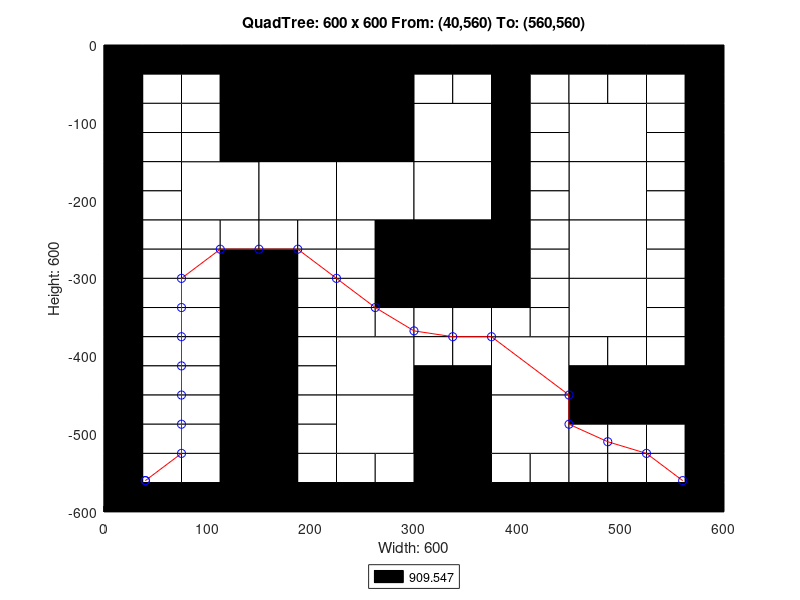

MATLAB code to generate this figure:
axis([0 600 -600 0]);
title('QuadTree: 600 x 600 From: (40,560) To: (560,560)');
xlabel('Width: 600');
ylabel('Height: 600');
rectangle('Position',[150 -150 150 150], 'FaceColor',[0 0 0]);
rectangle('Position',[75 -225 75 75], 'FaceColor',[1 1 1]);
rectangle('Position',[150 -225 75 75], 'FaceColor',[1 1 1]);
rectangle('Position',[225 -225 75 75], 'FaceColor',[1 1 1]);
rectangle('Position',[300 -150 75 75], 'FaceColor',[1 1 1]);
rectangle('Position',[450 -150 75 75], 'FaceColor',[1 1 1]);
rectangle('Position',[300 -225 75 75], 'FaceColor',[1 1 1]);
rectangle('Position',[300 -300 75 75], 'FaceColor',[0 0 0]);
rectangle('Position',[450 -225 75 75], 'FaceColor',[1 1 1]);
rectangle('Position',[450 -300 75 75], 'FaceColor',[1 1 1]);
rectangle('Position',[225 -450 75 75], 'FaceColor',[1 1 1]);
rectangle('Position',[225 -525 75 75], 'FaceColor',[1 1 1]);
rectangle('Position',[375 -450 75 75], 'FaceColor',[1 1 1]);
rectangle('Position',[450 -375 75 75], 'FaceColor',[1 1 1]);
rectangle('Position',[300 -525 75 75], 'FaceColor',[0 0 0]);
rectangle('Position',[375 -525 75 75], 'FaceColor',[1 1 1]);
rectangle('Position',[300 -600 75 75], 'FaceColor',[0 0 0]);
rectangle('Position',[0 -37.5 37.5 37.5], 'FaceColor',[0 0 0]);
rectangle('Position',[37.5 -37.5 37.5 37.5], 'FaceColor',[0 0 0]);
rectangle('Position',[0 -75 37.5 37.5], 'FaceColor',[0 0 0]);
rectangle('Position',[37.5 -75 37.5 37.5], 'FaceColor',[1 1 1]);
rectangle('Position',[75 -37.5 37.5 37.5], 'FaceColor',[0 0 0]);
rectangle('Position',[112.5 -37.5 37.5 37.5], 'FaceColor',[0 0 0]);
rectangle('Position',[75 -75 37.5 37.5], 'FaceColor',[1 1 1]);
rectangle('Position',[112.5 -75 37.5 37.5], 'FaceColor',[0 0 0]);
rectangle('Position',[0 -112.5 37.5 37.5], 'FaceColor',[0 0 0]);
rectangle('Position',[37.5 -112.5 37.5 37.5], 'FaceColor',[1 1 1]);
rectangle('Position',[0 -150 37.5 37.5], 'FaceColor',[0 0 0]);
rectangle('Position',[37.5 -150 37.5 37.5], 'FaceColor',[1 1 1]);
rectangle('Position',[75 -112.5 37.5 37.5], 'FaceColor',[1 1 1]);
rectangle('Position',[112.5 -112.5 37.5 37.5], 'FaceColor',[0 0 0]);
rectangle('Position',[75 -150 37.5 37.5], 'FaceColor',[1 1 1]);
rectangle('Position',[112.5 -150 37.5 37.5], 'FaceColor',[0 0 0]);
rectangle('Position',[0 -187.5 37.5 37.5], 'FaceColor',[0 0 0]);
rectangle('Position',[37.5 -187.5 37.5 37.5], 'FaceColor',[1 1 1]);
rectangle('Position',[0 -225 37.5 37.5], 'FaceColor',[0 0 0]);
rectangle('Position',[37.5 -225 37.5 37.5], 'FaceColor',[1 1 1]);
rectangle('Position',[0 -262.5 37.5 37.5], 'FaceColor',[0 0 0]);
rectangle('Position',[37.5 -262.5 37.5 37.5], 'FaceColor',[1 1 1]);
rectangle('Position',[0 -300 37.5 37.5], 'FaceColor',[0 0 0]);
rectangle('Position',[37.5 -300 37.5 37.5], 'FaceColor',[1 1 1]);
rectangle('Position',[75 -262.5 37.5 37.5], 'FaceColor',[1 1 1]);
rectangle('Position',[112.5 -262.5 37.5 37.5], 'FaceColor',[1 1 1]);
rectangle('Position',[75 -300 37.5 37.5], 'FaceColor',[1 1 1]);
rectangle('Position',[112.5 -300 37.5 37.5], 'FaceColor',[0 0 0]);
rectangle('Position',[150 -262.5 37.5 37.5], 'FaceColor',[1 1 1]);
rectangle('Position',[187.5 -262.5 37.5 37.5], 'FaceColor',[1 1 1]);
rectangle('Position',[150 -300 37.5 37.5], 'FaceColor',[0 0 0]);
rectangle('Position',[187.5 -300 37.5 37.5], 'FaceColor',[1 1 1]);
rectangle('Position',[225 -262.5 37.5 37.5], 'FaceColor',[1 1 1]);
rectangle('Position',[262.5 -262.5 37.5 37.5], 'FaceColor',[0 0 0]);
rectangle('Position',[225 -300 37.5 37.5], 'FaceColor',[1 1 1]);
rectangle('Position',[262.5 -300 37.5 37.5], 'FaceColor',[0 0 0]);
rectangle('Position',[300 -37.5 37.5 37.5], 'FaceColor',[0 0 0]);
rectangle('Position',[337.5 -37.5 37.5 37.5], 'FaceColor',[0 0 0]);
rectangle('Position',[300 -75 37.5 37.5], 'FaceColor',[1 1 1]);
rectangle('Position',[337.5 -75 37.5 37.5], 'FaceColor',[1 1 1]);
rectangle('Position',[375 -37.5 37.5 37.5], 'FaceColor',[0 0 0]);
rectangle('Position',[412.5 -37.5 37.5 37.5], 'FaceColor',[0 0 0]);
rectangle('Position',[375 -75 37.5 37.5], 'FaceColor',[0 0 0]);
rectangle('Position',[412.5 -75 37.5 37.5], 'FaceColor',[1 1 1]);
rectangle('Position',[375 -112.5 37.5 37.5], 'FaceColor',[0 0 0]);
rectangle('Position',[412.5 -112.5 37.5 37.5], 'FaceColor',[1 1 1]);
rectangle('Position',[375 -150 37.5 37.5], 'FaceColor',[0 0 0]);
rectangle('Position',[412.5 -150 37.5 37.5], 'FaceColor',[1 1 1]);
rectangle('Position',[450 -37.5 37.5 37.5], 'FaceColor',[0 0 0]);
rectangle('Position',[487.5 -37.5 37.5 37.5], 'FaceColor',[0 0 0]);
rectangle('Position',[450 -75 37.5 37.5], 'FaceColor',[1 1 1]);
rectangle('Position',[487.5 -75 37.5 37.5], 'FaceColor',[1 1 1]);
rectangle('Position',[525 -37.5 37.5 37.5], 'FaceColor',[0 0 0]);
rectangle('Position',[562.5 -37.5 37.5 37.5], 'FaceColor',[0 0 0]);
rectangle('Position',[525 -75 37.5 37.5], 'FaceColor',[1 1 1]);
rectangle('Position',[562.5 -75 37.5 37.5], 'FaceColor',[0 0 0]);
rectangle('Position',[525 -112.5 37.5 37.5], 'FaceColor',[1 1 1]);
rectangle('Position',[562.5 -112.5 37.5 37.5], 'FaceColor',[0 0 0]);
rectangle('Position',[525 -150 37.5 37.5], 'FaceColor',[1 1 1]);
rectangle('Position',[562.5 -150 37.5 37.5], 'FaceColor',[0 0 0]);
rectangle('Position',[375 -187.5 37.5 37.5], 'FaceColor',[0 0 0]);
rectangle('Position',[412.5 -187.5 37.5 37.5], 'FaceColor',[1 1 1]);
rectangle('Position',[375 -225 37.5 37.5], 'FaceColor',[0 0 0]);
rectangle('Position',[412.5 -225 37.5 37.5], 'FaceColor',[1 1 1]);
rectangle('Position',[375 -262.5 37.5 37.5], 'FaceColor',[0 0 0]);
rectangle('Position',[412.5 -262.5 37.5 37.5], 'FaceColor',[1 1 1]);
rectangle('Position',[375 -300 37.5 37.5], 'FaceColor',[0 0 0]);
rectangle('Position',[412.5 -300 37.5 37.5], 'FaceColor',[1 1 1]);
rectangle('Position',[525 -187.5 37.5 37.5], 'FaceColor',[1 1 1]);
rectangle('Position',[562.5 -187.5 37.5 37.5], 'FaceColor',[0 0 0]);
rectangle('Position',[525 -225 37.5 37.5], 'FaceColor',[1 1 1]);
rectangle('Position',[562.5 -225 37.5 37.5], 'FaceColor',[0 0 0]);
rectangle('Position',[525 -262.5 37.5 37.5], 'FaceColor',[1 1 1]);
rectangle('Position',[562.5 -262.5 37.5 37.5], 'FaceColor',[0 0 0]);
rectangle('Position',[525 -300 37.5 37.5], 'FaceColor',[1 1 1]);
rectangle('Position',[562.5 -300 37.5 37.5], 'FaceColor',[0 0 0]);
rectangle('Position',[0 -337.5 37.5 37.5], 'FaceColor',[0 0 0]);
rectangle('Position',[37.5 -337.5 37.5 37.5], 'FaceColor',[1 1 1]);
rectangle('Position',[0 -375 37.5 37.5], 'FaceColor',[0 0 0]);
rectangle('Position',[37.5 -375 37.5 37.5], 'FaceColor',[1 1 1]);
rectangle('Position',[75 -337.5 37.5 37.5], 'FaceColor',[1 1 1]);
rectangle('Position',[112.5 -337.5 37.5 37.5], 'FaceColor',[0 0 0]);
rectangle('Position',[75 -375 37.5 37.5], 'FaceColor',[1 1 1]);
rectangle('Position',[112.5 -375 37.5 37.5], 'FaceColor',[0 0 0]);
rectangle('Position',[0 -412.5 37.5 37.5], 'FaceColor',[0 0 0]);
rectangle('Position',[37.5 -412.5 37.5 37.5], 'FaceColor',[1 1 1]);
rectangle('Position',[0 -450 37.5 37.5], 'FaceColor',[0 0 0]);
rectangle('Position',[37.5 -450 37.5 37.5], 'FaceColor',[1 1 1]);
rectangle('Position',[75 -412.5 37.5 37.5], 'FaceColor',[1 1 1]);
rectangle('Position',[112.5 -412.5 37.5 37.5], 'FaceColor',[0 0 0]);
rectangle('Position',[75 -450 37.5 37.5], 'FaceColor',[1 1 1]);
rectangle('Position',[112.5 -450 37.5 37.5], 'FaceColor',[0 0 0]);
rectangle('Position',[150 -337.5 37.5 37.5], 'FaceColor',[0 0 0]);
rectangle('Position',[187.5 -337.5 37.5 37.5], 'FaceColor',[1 1 1]);
rectangle('Position',[150 -375 37.5 37.5], 'FaceColor',[0 0 0]);
rectangle('Position',[187.5 -375 37.5 37.5], 'FaceColor',[1 1 1]);
rectangle('Position',[225 -337.5 37.5 37.5], 'FaceColor',[1 1 1]);
rectangle('Position',[262.5 -337.5 37.5 37.5], 'FaceColor',[0 0 0]);
rectangle('Position',[225 -375 37.5 37.5], 'FaceColor',[1 1 1]);
rectangle('Position',[262.5 -375 37.5 37.5], 'FaceColor',[1 1 1]);
rectangle('Position',[150 -412.5 37.5 37.5], 'FaceColor',[0 0 0]);
rectangle('Position',[187.5 -412.5 37.5 37.5], 'FaceColor',[1 1 1]);
rectangle('Position',[150 -450 37.5 37.5], 'FaceColor',[0 0 0]);
rectangle('Position',[187.5 -450 37.5 37.5], 'FaceColor',[1 1 1]);
rectangle('Position',[0 -487.5 37.5 37.5], 'FaceColor',[0 0 0]);
rectangle('Position',[37.5 -487.5 37.5 37.5], 'FaceColor',[1 1 1]);
rectangle('Position',[0 -525 37.5 37.5], 'FaceColor',[0 0 0]);
rectangle('Position',[37.5 -525 37.5 37.5], 'FaceColor',[1 1 1]);
rectangle('Position',[75 -487.5 37.5 37.5], 'FaceColor',[1 1 1]);
rectangle('Position',[112.5 -487.5 37.5 37.5], 'FaceColor',[0 0 0]);
rectangle('Position',[75 -525 37.5 37.5], 'FaceColor',[1 1 1]);
rectangle('Position',[112.5 -525 37.5 37.5], 'FaceColor',[0 0 0]);
rectangle('Position',[0 -562.5 37.5 37.5], 'FaceColor',[0 0 0]);
rectangle('Position',[37.5 -562.5 37.5 37.5], 'FaceColor',[1 1 1]);
rectangle('Position',[0 -600 37.5 37.5], 'FaceColor',[0 0 0]);
rectangle('Position',[37.5 -600 37.5 37.5], 'FaceColor',[0 0 0]);
rectangle('Position',[75 -562.5 37.5 37.5], 'FaceColor',[1 1 1]);
rectangle('Position',[112.5 -562.5 37.5 37.5], 'FaceColor',[0 0 0]);
rectangle('Position',[75 -600 37.5 37.5], 'FaceColor',[0 0 0]);
rectangle('Position',[112.5 -600 37.5 37.5], 'FaceColor',[0 0 0]);
rectangle('Position',[150 -487.5 37.5 37.5], 'FaceColor',[0 0 0]);
rectangle('Position',[187.5 -487.5 37.5 37.5], 'FaceColor',[1 1 1]);
rectangle('Position',[150 -525 37.5 37.5], 'FaceColor',[0 0 0]);
rectangle('Position',[187.5 -525 37.5 37.5], 'FaceColor',[1 1 1]);
rectangle('Position',[150 -562.5 37.5 37.5], 'FaceColor',[0 0 0]);
rectangle('Position',[187.5 -562.5 37.5 37.5], 'FaceColor',[1 1 1]);
rectangle('Position',[150 -600 37.5 37.5], 'FaceColor',[0 0 0]);
rectangle('Position',[187.5 -600 37.5 37.5], 'FaceColor',[0 0 0]);
rectangle('Position',[225 -562.5 37.5 37.5], 'FaceColor',[1 1 1]);
rectangle('Position',[262.5 -562.5 37.5 37.5], 'FaceColor',[1 1 1]);
rectangle('Position',[225 -600 37.5 37.5], 'FaceColor',[0 0 0]);
rectangle('Position',[262.5 -600 37.5 37.5], 'FaceColor',[0 0 0]);
rectangle('Position',[300 -337.5 37.5 37.5], 'FaceColor',[0 0 0]);
rectangle('Position',[337.5 -337.5 37.5 37.5], 'FaceColor',[0 0 0]);
rectangle('Position',[300 -375 37.5 37.5], 'FaceColor',[1 1 1]);
rectangle('Position',[337.5 -375 37.5 37.5], 'FaceColor',[1 1 1]);
rectangle('Position',[375 -337.5 37.5 37.5], 'FaceColor',[0 0 0]);
rectangle('Position',[412.5 -337.5 37.5 37.5], 'FaceColor',[1 1 1]);
rectangle('Position',[375 -375 37.5 37.5], 'FaceColor',[1 1 1]);
rectangle('Position',[412.5 -375 37.5 37.5], 'FaceColor',[1 1 1]);
rectangle('Position',[300 -412.5 37.5 37.5], 'FaceColor',[1 1 1]);
rectangle('Position',[337.5 -412.5 37.5 37.5], 'FaceColor',[1 1 1]);
rectangle('Position',[300 -450 37.5 37.5], 'FaceColor',[0 0 0]);
rectangle('Position',[337.5 -450 37.5 37.5], 'FaceColor',[0 0 0]);
rectangle('Position',[525 -337.5 37.5 37.5], 'FaceColor',[1 1 1]);
rectangle('Position',[562.5 -337.5 37.5 37.5], 'FaceColor',[0 0 0]);
rectangle('Position',[525 -375 37.5 37.5], 'FaceColor',[1 1 1]);
rectangle('Position',[562.5 -375 37.5 37.5], 'FaceColor',[0 0 0]);
rectangle('Position',[450 -412.5 37.5 37.5], 'FaceColor',[1 1 1]);
rectangle('Position',[487.5 -412.5 37.5 37.5], 'FaceColor',[1 1 1]);
rectangle('Position',[450 -450 37.5 37.5], 'FaceColor',[0 0 0]);
rectangle('Position',[487.5 -450 37.5 37.5], 'FaceColor',[0 0 0]);
rectangle('Position',[525 -412.5 37.5 37.5], 'FaceColor',[1 1 1]);
rectangle('Position',[562.5 -412.5 37.5 37.5], 'FaceColor',[0 0 0]);
rectangle('Position',[525 -450 37.5 37.5], 'FaceColor',[0 0 0]);
rectangle('Position',[562.5 -450 37.5 37.5], 'FaceColor',[0 0 0]);
rectangle('Position',[375 -562.5 37.5 37.5], 'FaceColor',[1 1 1]);
rectangle('Position',[412.5 -562.5 37.5 37.5], 'FaceColor',[1 1 1]);
rectangle('Position',[375 -600 37.5 37.5], 'FaceColor',[0 0 0]);
rectangle('Position',[412.5 -600 37.5 37.5], 'FaceColor',[0 0 0]);
rectangle('Position',[450 -487.5 37.5 37.5], 'FaceColor',[0 0 0]);
rectangle('Position',[487.5 -487.5 37.5 37.5], 'FaceColor',[0 0 0]);
rectangle('Position',[450 -525 37.5 37.5], 'FaceColor',[1 1 1]);
rectangle('Position',[487.5 -525 37.5 37.5], 'FaceColor',[1 1 1]);
rectangle('Position',[525 -487.5 37.5 37.5], 'FaceColor',[0 0 0]);
rectangle('Position',[562.5 -487.5 37.5 37.5], 'FaceColor',[0 0 0]);
rectangle('Position',[525 -525 37.5 37.5], 'FaceColor',[1 1 1]);
rectangle('Position',[562.5 -525 37.5 37.5], 'FaceColor',[0 0 0]);
rectangle('Position',[450 -562.5 37.5 37.5], 'FaceColor',[1 1 1]);
rectangle('Position',[487.5 -562.5 37.5 37.5], 'FaceColor',[1 1 1]);
rectangle('Position',[450 -600 37.5 37.5], 'FaceColor',[0 0 0]);
rectangle('Position',[487.5 -600 37.5 37.5], 'FaceColor',[0 0 0]);
rectangle('Position',[525 -562.5 37.5 37.5], 'FaceColor',[1 1 1]);
rectangle('Position',[562.5 -562.5 37.5 37.5], 'FaceColor',[0 0 0]);
rectangle('Position',[525 -600 37.5 37.5], 'FaceColor',[0 0 0]);
rectangle('Position',[562.5 -600 37.5 37.5], 'FaceColor',[0 0 0]);
X=[560,525,487.5,450,450,375,337.5,300,262.5,225,187.5,150,112.5,75,75,75,75,75,75,75,40,40];
Y=[-560,-525,-510,-487.5,-450,-375,-375,-367.5,-337.5,-300,-262.5,-262.5,-262.5,-300,-337.5,-375,-412.5,-450,-487.5,-525,-560,-560];
hold on;
plot(X,Y,'r');
plot(X,Y,'bo');
legend('909.547','Location','southoutside');
